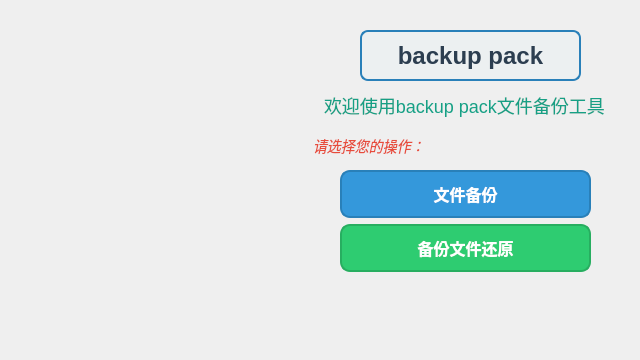
<?xml version="1.0" encoding="UTF-8"?>
<ui version="4.0">
 <class>MainWindow</class>
 <widget class="QDialog" name="MainWindow">
  <property name="geometry">
   <rect>
    <x>0</x>
    <y>0</y>
    <width>640</width>
    <height>360</height>
   </rect>
  </property>
  <property name="windowTitle">
   <string>Dialog</string>
  </property>
  <widget class="QLabel" name="title">
   <property name="geometry">
    <rect>
     <x>360</x>
     <y>30</y>
     <width>221</width>
     <height>51</height>
    </rect>
   </property>
   <property name="font">
    <font>
     <pointsize>-1</pointsize>
     <bold>true</bold>
    </font>
   </property>
   <property name="styleSheet">
    <string notr="true">QLabel {
            font-size: 24px;
            font-weight: bold;
            color: #2c3e50;
            background-color: #ecf0f1;
            padding: 10px;
            border: 2px solid #2980b9;
            border-radius: 8px;
            text-align: center;
        }</string>
   </property>
   <property name="text">
    <string>backup pack</string>
   </property>
   <property name="alignment">
    <set>Qt::AlignmentFlag::AlignCenter</set>
   </property>
  </widget>
  <widget class="QLabel" name="wel">
   <property name="geometry">
    <rect>
     <x>320</x>
     <y>80</y>
     <width>291</width>
     <height>51</height>
    </rect>
   </property>
   <property name="font">
    <font>
     <pointsize>-1</pointsize>
    </font>
   </property>
   <property name="styleSheet">
    <string notr="true">QLabel {
            font-size: 18px;
            color: #16a085;
            margin: 10px 0;
            text-align: center;
        }</string>
   </property>
   <property name="text">
    <string>欢迎使用backup pack文件备份工具</string>
   </property>
  </widget>
  <widget class="QLabel" name="wel1">
   <property name="geometry">
    <rect>
     <x>310</x>
     <y>130</y>
     <width>161</width>
     <height>31</height>
    </rect>
   </property>
   <property name="font">
    <font>
     <pointsize>-1</pointsize>
     <italic>true</italic>
    </font>
   </property>
   <property name="styleSheet">
    <string notr="true">QLabel {
            font-size: 14px;
            color: #e74c3c;
            font-style: italic;
            margin: 5px 0;
        }</string>
   </property>
   <property name="text">
    <string>请选择您的操作：</string>
   </property>
  </widget>
  <widget class="QWidget" name="verticalLayoutWidget">
   <property name="geometry">
    <rect>
     <x>340</x>
     <y>170</y>
     <width>251</width>
     <height>104</height>
    </rect>
   </property>
   <layout class="QVBoxLayout" name="verticalLayout">
    <item>
     <widget class="QPushButton" name="backup_btn">
      <property name="styleSheet">
       <string notr="true">QPushButton {
    font-size: 16px;             /* 字体大小 */
    font-weight: bold;           /* 加粗字体 */
    color: #ffffff;              /* 字体颜色 */
    background-color: #3498db;   /* 按钮背景颜色 (蓝色) */
    border: 2px solid #2980b9;   /* 边框颜色 */
    border-radius: 10px;         /* 圆角边框 */
    padding: 10px 20px;          /* 内边距 */
}

QPushButton#loginButton:hover {
    background-color: #2980b9;   /* 鼠标悬停背景颜色 */
}

QPushButton#loginButton:pressed {
    background-color: #1c6ea4;   /* 按下背景颜色 */
}</string>
      </property>
      <property name="text">
       <string>文件备份</string>
      </property>
     </widget>
    </item>
    <item>
     <widget class="QPushButton" name="restore_btn">
      <property name="styleSheet">
       <string notr="true">QPushButton {
    font-size: 16px;             /* 字体大小 */
    font-weight: bold;           /* 加粗字体 */
    color: #ffffff;              /* 字体颜色 */
    background-color: #2ecc71;   /* 按钮背景颜色 (绿色) */
    border: 2px solid #27ae60;   /* 边框颜色 */
    border-radius: 10px;         /* 圆角边框 */
    padding: 10px 20px;          /* 内边距 */
}

QPushButton#registerButton:hover {
    background-color: #27ae60;   /* 鼠标悬停背景颜色 */
}

QPushButton#registerButton:pressed {
    background-color: #1e8449;   /* 按下背景颜色 */
}</string>
      </property>
      <property name="text">
       <string>备份文件还原</string>
      </property>
     </widget>
    </item>
   </layout>
  </widget>
  <widget class="QLabel" name="pic">
   <property name="geometry">
    <rect>
     <x>0</x>
     <y>0</y>
     <width>301</width>
     <height>361</height>
    </rect>
   </property>
   <property name="styleSheet">
    <string notr="true">border-image: url(:/images/main.png);</string>
   </property>
   <property name="text">
    <string/>
   </property>
  </widget>
 </widget>
 <resources/>
 <connections/>
</ui>
